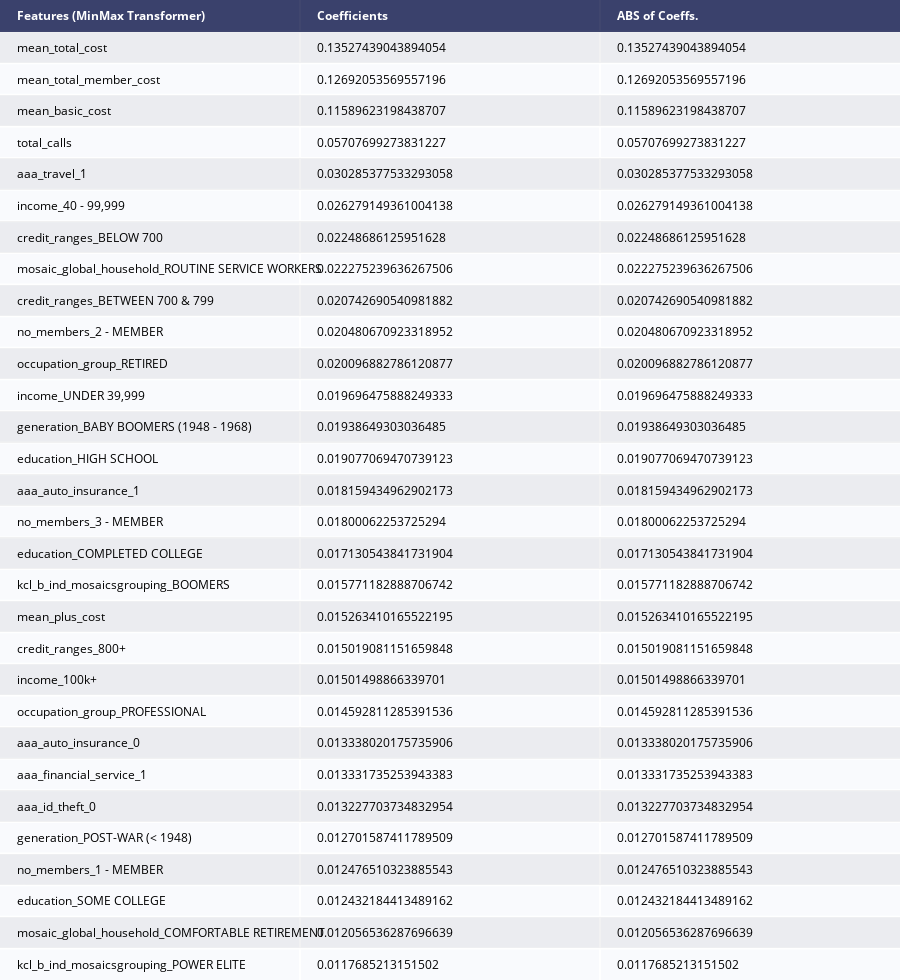

The code cell stored with this chart in its notebook:
### Markdown cell above
# Feature importance in trees
feature importance rates how important each feature is for the decision a tree makes. It is a number between 0 and 1 for each feature, where 0 means “not used at all” and 1 means “perfectly predicts the target.” The feature importances always sum to 1:

### Code cell
coef_df_cart = pd.DataFrame({'feature':testX.columns, 'coefs': cart.feature_importances_})
coef_df_cart["abs_coeff"] = coef_df_cart['coefs'].abs()
coef_df_cart.sort_values("abs_coeff",ascending=False,inplace=True)
coef_df_cart.nlargest(30,columns=["abs_coeff"])
counts_cart = pd.DataFrame(coef_df_cart.nlargest(30,columns=["abs_coeff"]), index=None)
counts_cart.rename(columns={"feature": "Features (MinMax Transformer)", 'coefs':'Coefficients', 'abs_coeff': "ABS of Coeffs."}, inplace=True)
fig = ff.create_table(counts_cart, height_constant=30, index=False)
fig.write_image('credit_card_cart_coef.png')
py.iplot(fig)

### Figure 1 — Plotly figure (JSON) as saved in the notebook; plotly's stock layout.template omitted (floating-point values rounded to 4 significant figures)
{"data": [{"colorscale": [[0, "#00083e"], [0.5, "#ededee"], [1, "#ffffff"]], "hoverinfo": "none", "opacity": 0.75, "showscale": false, "type": "heatmap", "z": [[0, 0, 0], [0.5, 0.5, 0.5], [1, 1, 1], [0.5, 0.5, 0.5], [1, 1, 1], [0.5, 0.5, 0.5], [1, 1, 1], [0.5, 0.5, 0.5], [1, 1, 1], [0.5, 0.5, 0.5], [1, 1, 1], [0.5, 0.5, 0.5], [1, 1, 1], [0.5, 0.5, 0.5], [1, 1, 1], [0.5, 0.5, 0.5], [1, 1, 1], [0.5, 0.5, 0.5], [1, 1, 1], [0.5, 0.5, 0.5], [1, 1, 1], [0.5, 0.5, 0.5], [1, 1, 1], [0.5, 0.5, 0.5], [1, 1, 1], [0.5, 0.5, 0.5], [1, 1, 1], [0.5, 0.5, 0.5], [1, 1, 1], [0.5, 0.5, 0.5], [1, 1, 1]]}], "layout": {"annotations": [{"align": "left", "font": {"color": "#ffffff"}, "showarrow": false, "text": "<b>Features (MinMax Transformer)</b>", "x": -0.45, "xanchor": "left", "xref": "x", "y": 0, "yref": "y"}, {"align": "left", "font": {"color": "#ffffff"}, "showarrow": false, "text": "<b>Coefficients</b>", "x": 0.55, "xanchor": "left", "xref": "x", "y": 0, "yref": "y"}, {"align": "left", "font": {"color": "#ffffff"}, "showarrow": false, "text": "<b>ABS of Coeffs.</b>", "x": 1.55, "xanchor": "left", "xref": "x", "y": 0, "yref": "y"}, {"align": "left", "font": {"color": "#000000"}, "showarrow": false, "text": "mean_total_cost", "x": -0.45, "xanchor": "left", "xref": "x", "y": 1, "yref": "y"}, {"align": "left", "font": {"color": "#000000"}, "showarrow": false, "text": "0.13527439043894054", "x": 0.55, "xanchor": "left", "xref": "x", "y": 1, "yref": "y"}, {"align": "left", "font": {"color": "#000000"}, "showarrow": false, "text": "0.13527439043894054", "x": 1.55, "xanchor": "left", "xref": "x", "y": 1, "yref": "y"}, {"align": "left", "font": {"color": "#000000"}, "showarrow": false, "text": "mean_total_member_cost", "x": -0.45, "xanchor": "left", "xref": "x", "y": 2, "yref": "y"}, {"align": "left", "font": {"color": "#000000"}, "showarrow": false, "text": "0.12692053569557196", "x": 0.55, "xanchor": "left", "xref": "x", "y": 2, "yref": "y"}, {"align": "left", "font": {"color": "#000000"}, "showarrow": false, "text": "0.12692053569557196", "x": 1.55, "xanchor": "left", "xref": "x", "y": 2, "yref": "y"}, {"align": "left", "font": {"color": "#000000"}, "showarrow": false, "text": "mean_basic_cost", "x": -0.45, "xanchor": "left", "xref": "x", "y": 3, "yref": "y"}, {"align": "left", "font": {"color": "#000000"}, "showarrow": false, "text": "0.11589623198438707", "x": 0.55, "xanchor": "left", "xref": "x", "y": 3, "yref": "y"}, {"align": "left", "font": {"color": "#000000"}, "showarrow": false, "text": "0.11589623198438707", "x": 1.55, "xanchor": "left", "xref": "x", "y": 3, "yref": "y"}, {"align": "left", "font": {"color": "#000000"}, "showarrow": false, "text": "total_calls", "x": -0.45, "xanchor": "left", "xref": "x", "y": 4, "yref": "y"}, {"align": "left", "font": {"color": "#000000"}, "showarrow": false, "text": "0.05707699273831227", "x": 0.55, "xanchor": "left", "xref": "x", "y": 4, "yref": "y"}, {"align": "left", "font": {"color": "#000000"}, "showarrow": false, "text": "0.05707699273831227", "x": 1.55, "xanchor": "left", "xref": "x", "y": 4, "yref": "y"}, {"align": "left", "font": {"color": "#000000"}, "showarrow": false, "text": "aaa_travel_1", "x": -0.45, "xanchor": "left", "xref": "x", "y": 5, "yref": "y"}, {"align": "left", "font": {"color": "#000000"}, "showarrow": false, "text": "0.030285377533293058", "x": 0.55, "xanchor": "left", "xref": "x", "y": 5, "yref": "y"}, {"align": "left", "font": {"color": "#000000"}, "showarrow": false, "text": "0.030285377533293058", "x": 1.55, "xanchor": "left", "xref": "x", "y": 5, "yref": "y"}, {"align": "left", "font": {"color": "#000000"}, "showarrow": false, "text": "income_40 - 99,999", "x": -0.45, "xanchor": "left", "xref": "x", "y": 6, "yref": "y"}, {"align": "left", "font": {"color": "#000000"}, "showarrow": false, "text": "0.026279149361004138", "x": 0.55, "xanchor": "left", "xref": "x", "y": 6, "yref": "y"}, {"align": "left", "font": {"color": "#000000"}, "showarrow": false, "text": "0.026279149361004138", "x": 1.55, "xanchor": "left", "xref": "x", "y": 6, "yref": "y"}, {"align": "left", "font": {"color": "#000000"}, "showarrow": false, "text": "credit_ranges_BELOW 700", "x": -0.45, "xanchor": "left", "xref": "x", "y": 7, "yref": "y"}, {"align": "left", "font": {"color": "#000000"}, "showarrow": false, "text": "0.02248686125951628", "x": 0.55, "xanchor": "left", "xref": "x", "y": 7, "yref": "y"}, {"align": "left", "font": {"color": "#000000"}, "showarrow": false, "text": "0.02248686125951628", "x": 1.55, "xanchor": "left", "xref": "x", "y": 7, "yref": "y"}, {"align": "left", "font": {"color": "#000000"}, "showarrow": false, "text": "mosaic_global_household_ROUTINE SERVICE WORKERS", "x": -0.45, "xanchor": "left", "xref": "x", "y": 8, "yref": "y"}, {"align": "left", "font": {"color": "#000000"}, "showarrow": false, "text": "0.022275239636267506", "x": 0.55, "xanchor": "left", "xref": "x", "y": 8, "yref": "y"}, {"align": "left", "font": {"color": "#000000"}, "showarrow": false, "text": "0.022275239636267506", "x": 1.55, "xanchor": "left", "xref": "x", "y": 8, "yref": "y"}, {"align": "left", "font": {"color": "#000000"}, "showarrow": false, "text": "credit_ranges_BETWEEN 700 & 799", "x": -0.45, "xanchor": "left", "xref": "x", "y": 9, "yref": "y"}, {"align": "left", "font": {"color": "#000000"}, "showarrow": false, "text": "0.020742690540981882", "x": 0.55, "xanchor": "left", "xref": "x", "y": 9, "yref": "y"}, {"align": "left", "font": {"color": "#000000"}, "showarrow": false, "text": "0.020742690540981882", "x": 1.55, "xanchor": "left", "xref": "x", "y": 9, "yref": "y"}, {"align": "left", "font": {"color": "#000000"}, "showarrow": false, "text": "no_members_2 - MEMBER", "x": -0.45, "xanchor": "left", "xref": "x", "y": 10, "yref": "y"}, {"align": "left", "font": {"color": "#000000"}, "showarrow": false, "text": "0.020480670923318952", "x": 0.55, "xanchor": "left", "xref": "x", "y": 10, "yref": "y"}, {"align": "left", "font": {"color": "#000000"}, "showarrow": false, "text": "0.020480670923318952", "x": 1.55, "xanchor": "left", "xref": "x", "y": 10, "yref": "y"}, {"align": "left", "font": {"color": "#000000"}, "showarrow": false, "text": "occupation_group_RETIRED", "x": -0.45, "xanchor": "left", "xref": "x", "y": 11, "yref": "y"}, {"align": "left", "font": {"color": "#000000"}, "showarrow": false, "text": "0.020096882786120877", "x": 0.55, "xanchor": "left", "xref": "x", "y": 11, "yref": "y"}, {"align": "left", "font": {"color": "#000000"}, "showarrow": false, "text": "0.020096882786120877", "x": 1.55, "xanchor": "left", "xref": "x", "y": 11, "yref": "y"}, {"align": "left", "font": {"color": "#000000"}, "showarrow": false, "text": "income_UNDER 39,999", "x": -0.45, "xanchor": "left", "xref": "x", "y": 12, "yref": "y"}, {"align": "left", "font": {"color": "#000000"}, "showarrow": false, "text": "0.019696475888249333", "x": 0.55, "xanchor": "left", "xref": "x", "y": 12, "yref": "y"}, {"align": "left", "font": {"color": "#000000"}, "showarrow": false, "text": "0.019696475888249333", "x": 1.55, "xanchor": "left", "xref": "x", "y": 12, "yref": "y"}, {"align": "left", "font": {"color": "#000000"}, "showarrow": false, "text": "generation_BABY BOOMERS (1948 - 1968)", "x": -0.45, "xanchor": "left", "xref": "x", "y": 13, "yref": "y"}, {"align": "left", "font": {"color": "#000000"}, "showarrow": false, "text": "0.01938649303036485", "x": 0.55, "xanchor": "left", "xref": "x", "y": 13, "yref": "y"}, {"align": "left", "font": {"color": "#000000"}, "showarrow": false, "text": "0.01938649303036485", "x": 1.55, "xanchor": "left", "xref": "x", "y": 13, "yref": "y"}, {"align": "left", "font": {"color": "#000000"}, "showarrow": false, "text": "education_HIGH SCHOOL", "x": -0.45, "xanchor": "left", "xref": "x", "y": 14, "yref": "y"}, {"align": "left", "font": {"color": "#000000"}, "showarrow": false, "text": "0.019077069470739123", "x": 0.55, "xanchor": "left", "xref": "x", "y": 14, "yref": "y"}, {"align": "left", "font": {"color": "#000000"}, "showarrow": false, "text": "0.019077069470739123", "x": 1.55, "xanchor": "left", "xref": "x", "y": 14, "yref": "y"}, {"align": "left", "font": {"color": "#000000"}, "showarrow": false, "text": "aaa_auto_insurance_1", "x": -0.45, "xanchor": "left", "xref": "x", "y": 15, "yref": "y"}, {"align": "left", "font": {"color": "#000000"}, "showarrow": false, "text": "0.018159434962902173", "x": 0.55, "xanchor": "left", "xref": "x", "y": 15, "yref": "y"}, {"align": "left", "font": {"color": "#000000"}, "showarrow": false, "text": "0.018159434962902173", "x": 1.55, "xanchor": "left", "xref": "x", "y": 15, "yref": "y"}, {"align": "left", "font": {"color": "#000000"}, "showarrow": false, "text": "no_members_3 - MEMBER", "x": -0.45, "xanchor": "left", "xref": "x", "y": 16, "yref": "y"}, {"align": "left", "font": {"color": "#000000"}, "showarrow": false, "text": "0.01800062253725294", "x": 0.55, "xanchor": "left", "xref": "x", "y": 16, "yref": "y"}, {"align": "left", "font": {"color": "#000000"}, "showarrow": false, "text": "0.01800062253725294", "x": 1.55, "xanchor": "left", "xref": "x", "y": 16, "yref": "y"}, {"align": "left", "font": {"color": "#000000"}, "showarrow": false, "text": "education_COMPLETED COLLEGE", "x": -0.45, "xanchor": "left", "xref": "x", "y": 17, "yref": "y"}, {"align": "left", "font": {"color": "#000000"}, "showarrow": false, "text": "0.017130543841731904", "x": 0.55, "xanchor": "left", "xref": "x", "y": 17, "yref": "y"}, {"align": "left", "font": {"color": "#000000"}, "showarrow": false, "text": "0.017130543841731904", "x": 1.55, "xanchor": "left", "xref": "x", "y": 17, "yref": "y"}, {"align": "left", "font": {"color": "#000000"}, "showarrow": false, "text": "kcl_b_ind_mosaicsgrouping_BOOMERS", "x": -0.45, "xanchor": "left", "xref": "x", "y": 18, "yref": "y"}, {"align": "left", "font": {"color": "#000000"}, "showarrow": false, "text": "0.015771182888706742", "x": 0.55, "xanchor": "left", "xref": "x", "y": 18, "yref": "y"}, {"align": "left", "font": {"color": "#000000"}, "showarrow": false, "text": "0.015771182888706742", "x": 1.55, "xanchor": "left", "xref": "x", "y": 18, "yref": "y"}, {"align": "left", "font": {"color": "#000000"}, "showarrow": false, "text": "mean_plus_cost", "x": -0.45, "xanchor": "left", "xref": "x", "y": 19, "yref": "y"}, {"align": "left", "font": {"color": "#000000"}, "showarrow": false, "text": "0.015263410165522195", "x": 0.55, "xanchor": "left", "xref": "x", "y": 19, "yref": "y"}, {"align": "left", "font": {"color": "#000000"}, "showarrow": false, "text": "0.015263410165522195", "x": 1.55, "xanchor": "left", "xref": "x", "y": 19, "yref": "y"}, {"align": "left", "font": {"color": "#000000"}, "showarrow": false, "text": "credit_ranges_800+", "x": -0.45, "xanchor": "left", "xref": "x", "y": 20, "yref": "y"}, {"align": "left", "font": {"color": "#000000"}, "showarrow": false, "text": "0.015019081151659848", "x": 0.55, "xanchor": "left", "xref": "x", "y": 20, "yref": "y"}, {"align": "left", "font": {"color": "#000000"}, "showarrow": false, "text": "0.015019081151659848", "x": 1.55, "xanchor": "left", "xref": "x", "y": 20, "yref": "y"}, {"align": "left", "font": {"color": "#000000"}, "showarrow": false, "text": "income_100k+", "x": -0.45, "xanchor": "left", "xref": "x", "y": 21, "yref": "y"}, {"align": "left", "font": {"color": "#000000"}, "showarrow": false, "text": "0.01501498866339701", "x": 0.55, "xanchor": "left", "xref": "x", "y": 21, "yref": "y"}, {"align": "left", "font": {"color": "#000000"}, "showarrow": false, "text": "0.01501498866339701", "x": 1.55, "xanchor": "left", "xref": "x", "y": 21, "yref": "y"}, {"align": "left", "font": {"color": "#000000"}, "showarrow": false, "text": "occupation_group_PROFESSIONAL", "x": -0.45, "xanchor": "left", "xref": "x", "y": 22, "yref": "y"}, {"align": "left", "font": {"color": "#000000"}, "showarrow": false, "text": "0.014592811285391536", "x": 0.55, "xanchor": "left", "xref": "x", "y": 22, "yref": "y"}, {"align": "left", "font": {"color": "#000000"}, "showarrow": false, "text": "0.014592811285391536", "x": 1.55, "xanchor": "left", "xref": "x", "y": 22, "yref": "y"}, {"align": "left", "font": {"color": "#000000"}, "showarrow": false, "text": "aaa_auto_insurance_0", "x": -0.45, "xanchor": "left", "xref": "x", "y": 23, "yref": "y"}, {"align": "left", "font": {"color": "#000000"}, "showarrow": false, "text": "0.013338020175735906", "x": 0.55, "xanchor": "left", "xref": "x", "y": 23, "yref": "y"}, {"align": "left", "font": {"color": "#000000"}, "showarrow": false, "text": "0.013338020175735906", "x": 1.55, "xanchor": "left", "xref": "x", "y": 23, "yref": "y"}, {"align": "left", "font": {"color": "#000000"}, "showarrow": false, "text": "aaa_financial_service_1", "x": -0.45, "xanchor": "left", "xref": "x", "y": 24, "yref": "y"}, {"align": "left", "font": {"color": "#000000"}, "showarrow": false, "text": "0.013331735253943383", "x": 0.55, "xanchor": "left", "xref": "x", "y": 24, "yref": "y"}, {"align": "left", "font": {"color": "#000000"}, "showarrow": false, "text": "0.013331735253943383", "x": 1.55, "xanchor": "left", "xref": "x", "y": 24, "yref": "y"}, {"align": "left", "font": {"color": "#000000"}, "showarrow": false, "text": "aaa_id_theft_0", "x": -0.45, "xanchor": "left", "xref": "x", "y": 25, "yref": "y"}, {"align": "left", "font": {"color": "#000000"}, "showarrow": false, "text": "0.013227703734832954", "x": 0.55, "xanchor": "left", "xref": "x", "y": 25, "yref": "y"}, {"align": "left", "font": {"color": "#000000"}, "showarrow": false, "text": "0.013227703734832954", "x": 1.55, "xanchor": "left", "xref": "x", "y": 25, "yref": "y"}, {"align": "left", "font": {"color": "#000000"}, "showarrow": false, "text": "generation_POST-WAR (< 1948)", "x": -0.45, "xanchor": "left", "xref": "x", "y": 26, "yref": "y"}, {"align": "left", "font": {"color": "#000000"}, "showarrow": false, "text": "0.012701587411789509", "x": 0.55, "xanchor": "left", "xref": "x", "y": 26, "yref": "y"}, {"align": "left", "font": {"color": "#000000"}, "showarrow": false, "text": "0.012701587411789509", "x": 1.55, "xanchor": "left", "xref": "x", "y": 26, "yref": "y"}, {"align": "left", "font": {"color": "#000000"}, "showarrow": false, "text": "no_members_1 - MEMBER", "x": -0.45, "xanchor": "left", "xref": "x", "y": 27, "yref": "y"}, {"align": "left", "font": {"color": "#000000"}, "showarrow": false, "text": "0.012476510323885543", "x": 0.55, "xanchor": "left", "xref": "x", "y": 27, "yref": "y"}, {"align": "left", "font": {"color": "#000000"}, "showarrow": false, "text": "0.012476510323885543", "x": 1.55, "xanchor": "left", "xref": "x", "y": 27, "yref": "y"}, {"align": "left", "font": {"color": "#000000"}, "showarrow": false, "text": "education_SOME COLLEGE", "x": -0.45, "xanchor": "left", "xref": "x", "y": 28, "yref": "y"}, {"align": "left", "font": {"color": "#000000"}, "showarrow": false, "text": "0.012432184413489162", "x": 0.55, "xanchor": "left", "xref": "x", "y": 28, "yref": "y"}, {"align": "left", "font": {"color": "#000000"}, "showarrow": false, "text": "0.012432184413489162", "x": 1.55, "xanchor": "left", "xref": "x", "y": 28, "yref": "y"}, {"align": "left", "font": {"color": "#000000"}, "showarrow": false, "text": "mosaic_global_household_COMFORTABLE RETIREMENT", "x": -0.45, "xanchor": "left", "xref": "x", "y": 29, "yref": "y"}, {"align": "left", "font": {"color": "#000000"}, "showarrow": false, "text": "0.012056536287696639", "x": 0.55, "xanchor": "left", "xref": "x", "y": 29, "yref": "y"}, {"align": "left", "font": {"color": "#000000"}, "showarrow": false, "text": "0.012056536287696639", "x": 1.55, "xanchor": "left", "xref": "x", "y": 29, "yref": "y"}, {"align": "left", "font": {"color": "#000000"}, "showarrow": false, "text": "kcl_b_ind_mosaicsgrouping_POWER ELITE", "x": -0.45, "xanchor": "left", "xref": "x", "y": 30, "yref": "y"}, {"align": "left", "font": {"color": "#000000"}, "showarrow": false, "text": "0.0117685213151502", "x": 0.55, "xanchor": "left", "xref": "x", "y": 30, "yref": "y"}, {"align": "left", "font": {"color": "#000000"}, "showarrow": false, "text": "0.0117685213151502", "x": 1.55, "xanchor": "left", "xref": "x", "y": 30, "yref": "y"}], "height": 980, "margin": {"b": 0, "l": 0, "r": 0, "t": 0}, "xaxis": {"dtick": 1, "gridwidth": 2, "showticklabels": false, "tick0": -0.5, "ticks": "", "zeroline": false}, "yaxis": {"autorange": "reversed", "dtick": 1, "gridwidth": 2, "showticklabels": false, "tick0": 0.5, "ticks": "", "zeroline": false}}}
